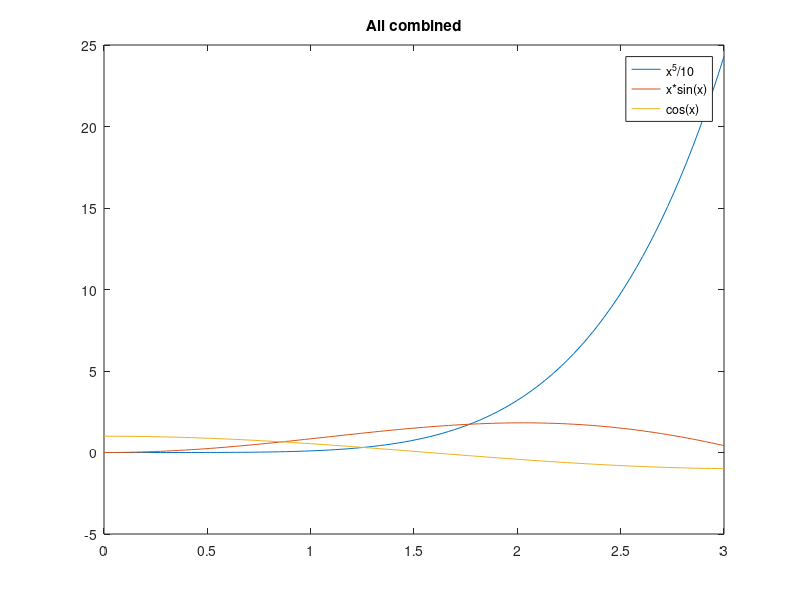

The MATLAB script that drew this image:
x = linspace(0, 3);
f1=x.^5/10;
f2=x.*sin(x);
f3=cos(x);
plot(x,f1,x,f2,x,f3)
legend('x^5/10','x*sin(x)', 'cos(x)')
title('All combined')